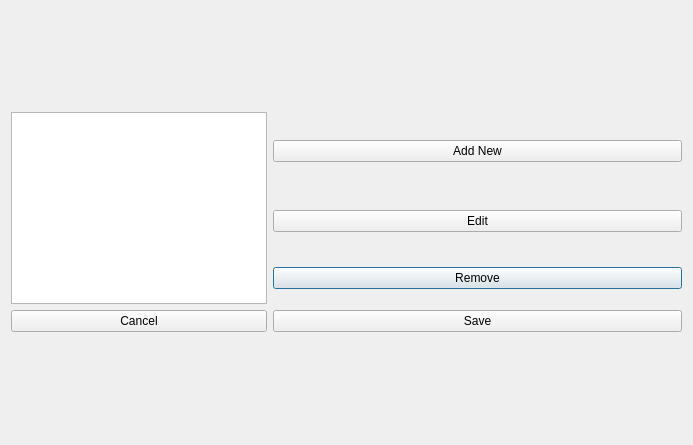
<?xml version="1.0" encoding="UTF-8"?>
<ui version="4.0">
 <class>Dialog</class>
 <widget class="QDialog" name="Dialog">
  <property name="geometry">
   <rect>
    <x>0</x>
    <y>0</y>
    <width>693</width>
    <height>445</height>
   </rect>
  </property>
  <property name="windowTitle">
   <string>Dialog</string>
  </property>
  <layout class="QGridLayout" name="gridLayout">
   <item row="1" column="0">
    <layout class="QGridLayout" name="gridLayout_2">
     <property name="sizeConstraint">
      <enum>QLayout::SetDefaultConstraint</enum>
     </property>
     <item row="0" column="0" rowspan="3">
      <widget class="QTableView" name="tableView">
       <property name="sizePolicy">
        <sizepolicy hsizetype="Maximum" vsizetype="MinimumExpanding">
         <horstretch>0</horstretch>
         <verstretch>0</verstretch>
        </sizepolicy>
       </property>
      </widget>
     </item>
     <item row="2" column="1">
      <widget class="QPushButton" name="buttonRemove">
       <property name="text">
        <string>Remove</string>
       </property>
      </widget>
     </item>
     <item row="1" column="1">
      <widget class="QPushButton" name="buttonEdit">
       <property name="text">
        <string>Edit</string>
       </property>
      </widget>
     </item>
     <item row="0" column="1">
      <widget class="QPushButton" name="buttonAddNew">
       <property name="text">
        <string>Add New</string>
       </property>
      </widget>
     </item>
     <item row="3" column="0">
      <widget class="QPushButton" name="buttonCancel">
       <property name="sizePolicy">
        <sizepolicy hsizetype="Minimum" vsizetype="Maximum">
         <horstretch>0</horstretch>
         <verstretch>0</verstretch>
        </sizepolicy>
       </property>
       <property name="text">
        <string>Cancel</string>
       </property>
      </widget>
     </item>
     <item row="3" column="1">
      <widget class="QPushButton" name="buttonSave">
       <property name="sizePolicy">
        <sizepolicy hsizetype="Minimum" vsizetype="Maximum">
         <horstretch>0</horstretch>
         <verstretch>0</verstretch>
        </sizepolicy>
       </property>
       <property name="text">
        <string>Save</string>
       </property>
      </widget>
     </item>
    </layout>
   </item>
  </layout>
 </widget>
 <resources/>
 <connections/>
</ui>
